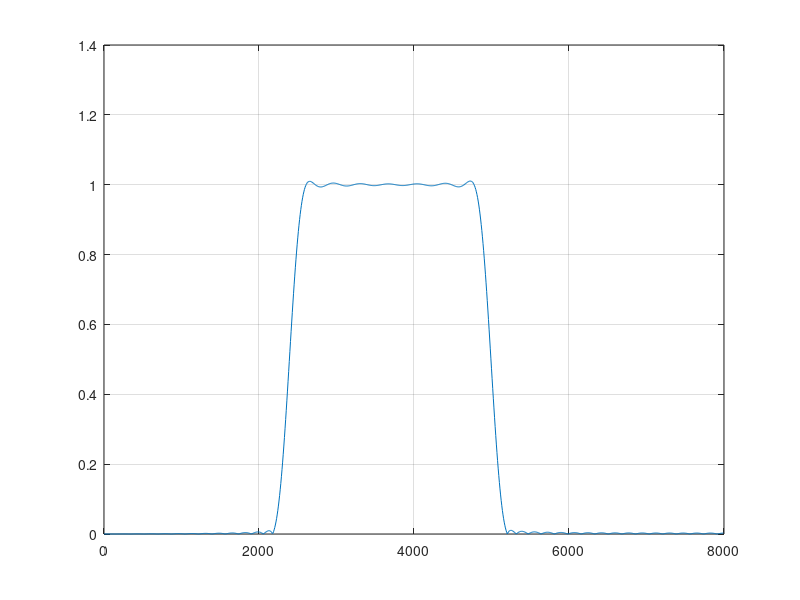

Recreate this plot in MATLAB.
%% Kaiserord function
fsamp = 16000;
fcuts = [2000 2800 4800 5200];
mags = [0 1 0];
devs = [0.01 0.05 0.01];

[n,Wn,beta,ftype] = kaiserord(fcuts,mags,devs,fsamp);
n = n + rem(n,2);   % make sure n is even
hh = fir1(n,Wn,ftype,kaiser(n+1,beta),'noscale');

[H,f] = freqz(hh,1,1024,fsamp);
plot(f,abs(H))
grid